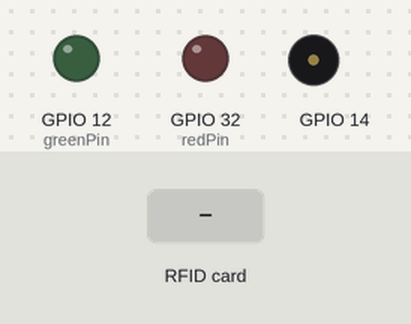
This sketch was run on a simulated ESP32. Shown: output pins drawn as LEDs (lit = HIGH), buzzer (waves = sounding). The inputs (shaded band) are chosen by the test bench. WiFi joins after 1.5 s; servers stay silent unless stated; uploads are accepted with an empty reply; what the sketch prints to the serial monitor is not drawn.

Above: at 7.2 s.
7.3 s: RFID card 38 05 7B 7D held to the reader
At 9.3 s:
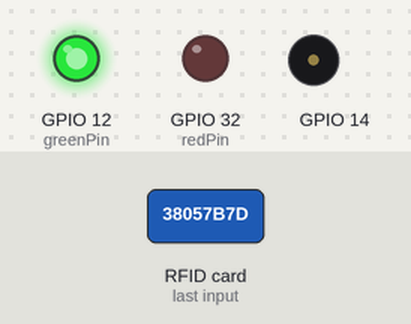
10.3 s: RFID card 5E 7A 19 C4 held to the reader
At 10.57 s:
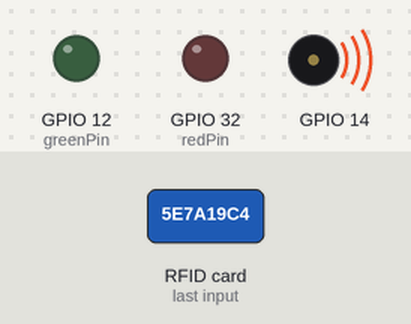
Timing chart, 0 to 14.5 s (numbered marks = the images above; inputs shaded):
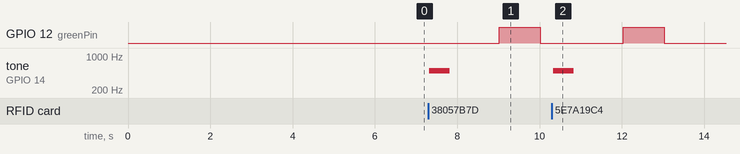

Measured:
- after the input at 7.3 s, GPIO 12 (greenPin): LOW → HIGH after 1.7 s, → LOW 1.0 s later; tone on GPIO 14: silent → 500 Hz at once, → silent 0.50 s later
- after the input at 10.3 s, GPIO 12 (greenPin): LOW → HIGH after 1.7 s, → LOW 1.0 s later; tone on GPIO 14: silent → 500 Hz at once, → silent 0.50 s later

The sketch:

RFID_ESP32.ino
```cpp
#include <MFRC522.h> //library responsible for communicating with the module RFID-RC522
#include <SPI.h> //library responsible for communicating of SPI bus

#include <WiFi.h> // init wifi lib
#include <HTTPClient.h> // int http client
#include <WebServer.h>
#include <WiFiClient.h> // for the web pages

#include "Pin_config.h"
#include "index.h"  //Web page header file
#include "loggedin.h"


//String enter;
int freq = 2000;
int channel = 0;
int resolution = 8;

//wifi data

const char* ssid= "Faty";
const char* password =  "38057b7d";

//used in authentication
MFRC522::MIFARE_Key key;
//authentication return status code
MFRC522::StatusCode status;
// Defined pins to module RC522
MFRC522 mfrc522(SS_PIN, RST_PIN);

WebServer server(80);

String card_status;
String auth = "no";
void handleRoot() {
 String s = MAIN_page; //Read HTML contents
 server.send(200, "text/html", s); //Send web page
}
 //void handleLogin() {
// String s = LOGIN_page; //Read HTML contents
// server.send(200, "text/html", s); //Send web page
//}
 void handleLoginactionadd() {
  if (auth=="yes"){

 }
 }

void handleRFID() {
 int a = analogRead(A0);
 String adcValue = String(a);

 server.send(200, "text/plane", card_status); //Send cardstatus value only to client ajax request
}


void setup()
{
  Serial.begin(115200);
  SPI.begin(); // Init SPI bus
  pinMode(greenPin, OUTPUT);
  pinMode(redPin, OUTPUT);
  ledcSetup(channel, freq, resolution);
  ledcAttachPin(14, channel);
  // Init MFRC522
  mfrc522.PCD_Init();
  delay(4000);   //Delay needed before calling the WiFi.begin
//ESP32 connects to your wifi -----------------------------------
WiFi.mode(WIFI_STA); //Connectto your wifi
WiFi.begin(ssid, password);

  while (WiFi.status() != WL_CONNECTED) { //Check for the connection
    delay(1000);
    Serial.println("Connecting to ");
     Serial.print(ssid);
  }

//If connection successful show IP address in serial monitor
  Serial.println("");
  Serial.print("Connected to ");
  Serial.println(ssid);
  Serial.print("IP address: ");
  Serial.println(WiFi.localIP());  //IP address assigned to your ESP

//----------------------------------------------------------------

  server.on("/", handleRoot);      //This is display page
  server.on("/readrfid", handleRFID);//To get update of rfid Value only
// server.on("/logged", handleLogin);//To get logged page
 // server.on("/logged?action=1", handleLoginactionadd);//To get logged page

  server.begin();                  //Start server
  Serial.println("HTTP server started");


}

void loop() {
  server.handleClient();

   // Aguarda a aproximacao do cartao
   //waiting the card approach
  if ( ! mfrc522.PICC_IsNewCardPresent())
  {
    return;
  }
  // Select a card
  if ( ! mfrc522.PICC_ReadCardSerial())
  {
    return;
  }

    // Dump debug info about the card; PICC_HaltA() is automatically called
//  mfrc522.PICC_DumpToSerial(&(mfrc522.uid));</p><p>  //call menu function and retrieve the desired option
  int op = 0;
    readingData();
  /*menu();

  if(op == 0)
    readingData();
  else if(op == 1)
    Serial.print("wrintgdatawritingData();");
  else {
    Serial.println(F("Incorrect Option!"));
    return;
  }*/

//instructs the PICC when in the ACTIVE state to go to a "STOP" state
  mfrc522.PICC_HaltA();
  // "stop" the encryption of the PCD, it must be called after communication with authentication, otherwise new communications can not be initiated
  mfrc522.PCD_StopCrypto1();
}

//reads data from card/tag
void readingData()
{
  //prints the technical details of the card/tag
  //mfrc522.PICC_DumpDetailsToSerial(&(mfrc522.uid));

   String strID = "";
  for (byte i = 0; i < 4; i++) {
    strID +=
    (mfrc522.uid.uidByte[i] < 0x10 ? "0" : "") +
    String(mfrc522.uid.uidByte[i], HEX) +
    (i!=3 ? "" : "");
  }
  strID.toUpperCase();
  alert_bip();
  httprequest_toserver(strID);
Serial.println(strID);
//card_status=strID;
  //prepare the key - all keys are set to FFFFFFFFFFFFh
  for (byte i = 0; i < 6; i++) key.keyByte[i] = 0xFF;

  //buffer for read data
  byte buffer[SIZE_BUFFER] = {0};

  //the block to operate
  byte block = 1;
  byte size = SIZE_BUFFER; //authenticates the block to operate
  status = mfrc522.PCD_Authenticate(MFRC522::PICC_CMD_MF_AUTH_KEY_A, block, &key, &(mfrc522.uid)); //line 834 of MFRC522.cpp file
  if (status != MFRC522::STATUS_OK) {
    Serial.print(F("Authentication failed: "));
    Serial.println(mfrc522.GetStatusCodeName(status));
    digitalWrite(redPin, HIGH);
    delay(1000);
    digitalWrite(redPin, LOW);
    return;
  }

  //read data from block
  status = mfrc522.MIFARE_Read(block, buffer, &size);
  if (status != MFRC522::STATUS_OK) {
    Serial.print(F("Reading failed: "));
    Serial.println(mfrc522.GetStatusCodeName(status));
    digitalWrite(redPin, HIGH);
    delay(1000);
    digitalWrite(redPin, LOW);
    return;
  }
  else{
      digitalWrite(greenPin, HIGH);
      delay(1000);
      digitalWrite(greenPin, LOW);
  }

  //Serial.print(F("\nData from block ["));
  //Serial.print(block);Serial.print(F("]: "));

 //prints read data
  for (uint8_t i = 0; i < MAX_SIZE_BLOCK; i++)
  {
      Serial.write(buffer[i]);
  }
  Serial.println(" ");
}

int menu()
{
  Serial.println(F("\nChoose an option:"));
  Serial.println(F("0 - Reading data"));
  Serial.println(F("1 - Writing data\n"));

  //waits while the user does not start data
  while(!Serial.available()){};

  //retrieves the chosen option
  int op = (int)Serial.read();

  //remove all characters after option (as \n per example)
  while(Serial.available()) {
    if(Serial.read() == '\n') break;
    Serial.read();
  }
  return (op-48);//subtract 48 from read value, 48 is the zero from ascii table
}
void alert_bip(){
     ledcWriteTone(channel, 500);
     delay(500);
    ledcWriteTone(channel, 0);
    delay(1000);
}

void httprequest_toserver(String id){
   if(WiFi.status()== WL_CONNECTED){   //Check WiFi connection status

   HTTPClient http;

   http.begin("http://"+HOST_NAME+":8080/submit.php");  //Specify destination for HTTP request
   http.addHeader("Content-Type", "application/x-www-form-urlencoded");             //Specify content-type header
 //String rfid="number="+id+"&auth="+auth;
 String rfid="number="+id+"&submit=enter";
   int httpResponseCode = http.POST(rfid);   //Send the actual POST request

   if(httpResponseCode>0){

    String response = http.getString();                       //Get the response to the request
   card_status=response;
   if(response.indexOf("welcome")>= 0){
    auth="yes";
     Serial.println(auth);
   }else if(response.indexOf("goodbye ")>= 0){
    auth="no";
    Serial.println(auth);

   }
    Serial.println(httpResponseCode);   //Print return code
    Serial.println(response);           //Print request answer

   }else{

    Serial.print("Error on sending POST: ");
    Serial.println(httpResponseCode);

   }

   http.end();  //Free resources

 }else{

    Serial.println("Error in WiFi connection");

 }
}
```

index.h
```cpp
const char MAIN_page[] PROGMEM = R"=====(
<!DOCTYPE html>
<html>
<style>
.card{
    max-width: 400px;
     min-height: 250px;
     background: #02b875;
     padding: 30px;
     box-sizing: border-box;
     color: #FFF;
     margin:20px;
     box-shadow: 0px 2px 18px -4px rgba(0,0,0,0.75);
}
</style>
<body>

<div class="card">
  <h4>Smart Stock</h4><br>
  <h1>STATUS:<span id="RFIDid">0</span></h1><br>
</div>
<script>

setInterval(function() {
  // Call a function repetatively with 100m Second interval
  getData();
}, 100); //20mSeconds update rate

function getData() {
  var xhttp = new XMLHttpRequest();
  xhttp.onreadystatechange = function() {
    if (this.readyState == 4 && this.status == 200) {
      document.getElementById("RFIDid").innerHTML =
      this.responseText;
    }
  };
  xhttp.open("GET", "readrfid", true);
  xhttp.send();
}
</script>
</body>
</html>
)=====";
```

loggedin.h
```cpp
const char LOGIN_page[] PROGMEM = R"=====(
<!DOCTYPE html>
<html>
<style>
.card{
    max-width: 400px;
     min-height: 250px;
     background: #02b875;
     padding: 30px;
     box-sizing: border-box;
     color: #FFF;
     margin:20px;
     box-shadow: 0px 2px 18px -4px rgba(0,0,0,0.75);
}
</style>
<body>

<div class="card">
  <h1>Smart Stock</h1><br>
  <input type="checkbox" id="check_all_1" name="check_all_1" title="add articles" />
  <label for="check_all_1">add articles</label>
  <h1>==>:<span id="RFIDid">0</span></h1><br>
</div>

<script>

setInterval(function() {
  // Call a function repetatively with 100m Second interval
  getData();
}, 100); //20mSeconds update rate

function getData() {
  var xhttp = new XMLHttpRequest();
  xhttp.onreadystatechange = function() {
    if (this.readyState == 4 && this.status == 200) {
      document.getElementById("RFIDid").innerHTML =
      this.responseText;
    }
  };
  xhttp.open("GET", "readrfid", true);
  xhttp.send();
}

document.getElementById("check_all_1").onclick = function() {
    document.location.href="logged?action=1"
}
</script>
</body>
</html>
)=====";
```

Pin_config.h
```cpp
#define SS_PIN    21
#define RST_PIN   22
#define SIZE_BUFFER     18
#define MAX_SIZE_BLOCK  16
#define greenPin     12
#define redPin       32

String HOST_NAME = "192.168.43.135"; // fatto


//String HOST_NAME = "192.168.43.135"; // amina
```
